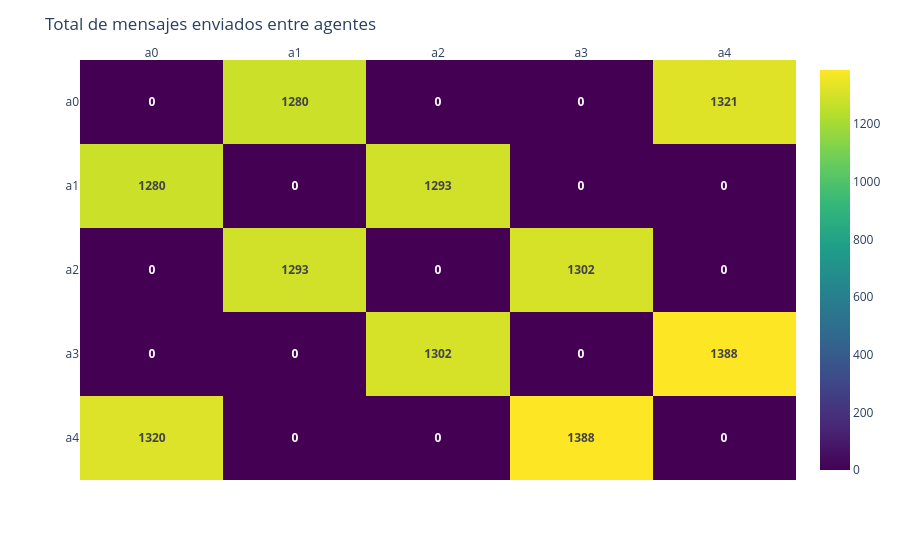

Notebook code cell kept with this figure:
### Markdown cell above
# Message

1. Total mensajes entre agente
2. Tabla estadística tipos de mensajes
3. Distribución mensajes en el tiempo

### Code cell
import pandas as pd
import plotly.express as px
import plotly.figure_factory as ff

data = pd.read_csv(r"C:/Users/samue/OneDrive/Escritorio/Tareas UNI/tfg/tfg_samuel/vis/xperiments/experimentos_con_cnn/05_non_ring/raw/message.csv")
print(len(data))
data.sender = list(map(lambda x: x.split("@")[0], data.sender))
data.to = list(map(lambda x: x.split("@")[0], data.to))
df_cross = pd.crosstab(index=data.sender, columns=data.to)

agents = data.sender.unique()
fig = px.imshow(df_cross.to_numpy(), x=agents, y=agents, color_continuous_scale="Viridis", aspect="auto")
fig.update_traces(text=df_cross, texttemplate="<b>%{text}</b>")
fig.update_xaxes(side="top")
fig.update_layout(title_text="Total de mensajes enviados entre agentes")

### Figure 1 — Plotly figure (JSON) as saved in the notebook; plotly's stock layout.template omitted (floating-point values rounded to 4 significant figures)
{"data": [{"coloraxis": "coloraxis", "hovertemplate": "x: %{x}<br>y: %{y}<br>color: %{z}<extra></extra>", "name": "0", "text": [[0, 1280, 0, 0, 1321], [1280, 0, 1293, 0, 0], [0, 1293, 0, 1302, 0], [0, 0, 1302, 0, 1388], [1320, 0, 0, 1388, 0]], "texttemplate": "<b>%{text}</b>", "type": "heatmap", "x": ["a0", "a1", "a2", "a3", "a4"], "xaxis": "x", "y": ["a0", "a1", "a2", "a3", "a4"], "yaxis": "y", "z": [[0, 1280, 0, 0, 1321], [1280, 0, 1293, 0, 0], [0, 1293, 0, 1302, 0], [0, 0, 1302, 0, 1388], [1320, 0, 0, 1388, 0]]}], "layout": {"coloraxis": {"colorscale": [[0, "#440154"], [0.1111, "#482878"], [0.2222, "#3e4989"], [0.3333, "#31688e"], [0.4444, "#26828e"], [0.5556, "#1f9e89"], [0.6667, "#35b779"], [0.7778, "#6ece58"], [0.8889, "#b5de2b"], [1, "#fde725"]]}, "margin": {"t": 60}, "title": {"text": "Total de mensajes enviados entre agentes"}, "xaxis": {"anchor": "y", "domain": [0, 1], "side": "top"}, "yaxis": {"anchor": "x", "autorange": "reversed", "domain": [0, 1]}}}
